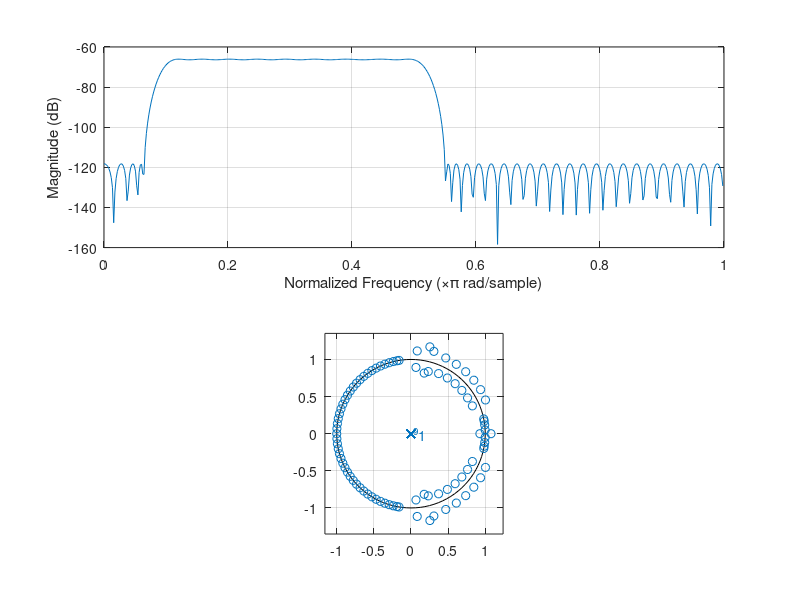

MATLAB code for this plot: (Note: this script raises an error after producing the figure.)
clc;
f = [260,450,2000,2200];
fs = 8000;
a = [0,1,0];
rp = 0.4;
sa=-50;
dev1 = (10^(rp/20)-1)/(10^(rp/20)+1);
dev2 = 10^(sa/20);
dev = [dev2 dev1 dev2];
[N,Fo,Ao,W]=firpmord(f,a,dev,fs);
B=firpm(N+8,Fo,Ao,W);
N+8
freqz(B,2048)
[h,w]=freqz(B,8192,7673);
%h=abs(h);
w=w.*4000/pi();
% plot(w.*800/2*pi(),10*log(abs(h)));grid on
% title('Frequency Response');
% xlabel('Frequency(Hz)');
% ylabel('Amplitude(dB)')
%plot(abs(h(60:250)))
%plot(10*log(abs(h(60:250))))
% stem(B)
% title('Values of coefficients'); grid on
% xlabel('Index');
% ylabel('Amplitude')
plot(w,log(h))
zplane(B)
startv=int16(75/512*7673);
endv=int16(220/512*7673);
disp(['The ripple is:' ,num2str(max(10*log(abs(h(startv:endv))))-min(10*log(abs(h(startv:endv)))))]);
save coef.txt B -ASCII -DOUBLE -TABS